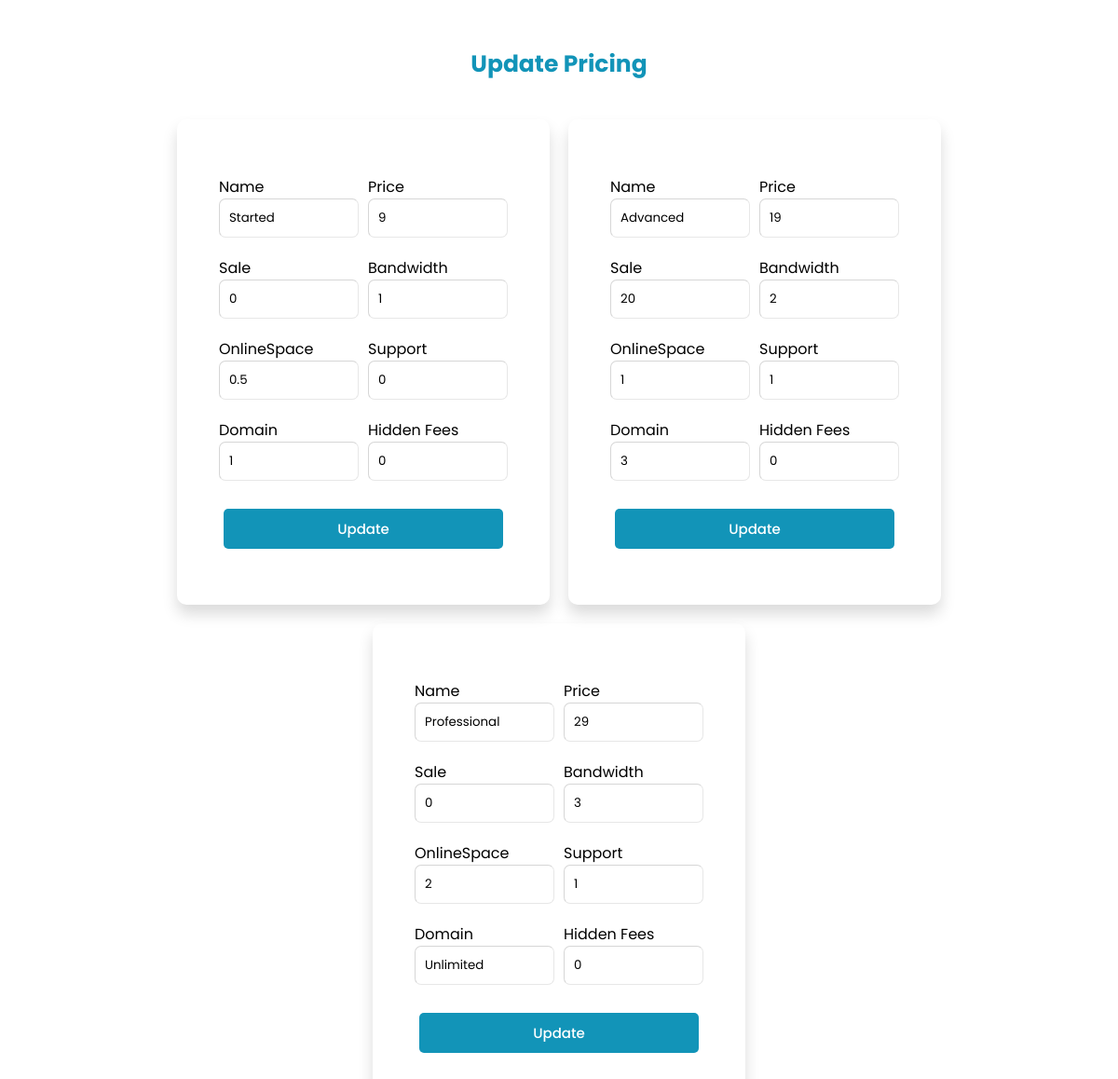
/src/admin.php, run on the app's committed database.
### tables this page shows
CREATE TABLE IF NOT EXISTS `pricing` (
  `id_pricing` int NOT NULL AUTO_INCREMENT,
  `name` varchar(50) NOT NULL,
  `price` float NOT NULL,
  `sale` int NOT NULL,
  `bandwidth` int NOT NULL,
  `onlineSpace` float NOT NULL,
  `support` tinyint NOT NULL,
  `domain` varchar(50) NOT NULL,
  `hiddenFees` tinyint NOT NULL,
  `compteur` int NOT NULL DEFAULT '0',
  PRIMARY KEY (`id_pricing`)
);

### src/db-functions.php (called while the page is built, shortened)
<?php
function connection(){
    try
    {
        $db = new PDO('mysql:host=localhost;dbname=landingpage;charset=utf8', 'root', '');
        return $db;
    }
    catch (Exception $e)
    {
        die('Erreur : ' . $e->getMessage());
    }
}
function getPricings() {
    $db = connection();
    $sqlQuery = 'SELECT * FROM pricing';
    $pricingsStatement = $db->prepare($sqlQuery);
    $pricingsStatement->execute();
    return $pricingsStatement->fetchAll();
}
?>

### src/admin.php (the view, shortened to what this page needs)
<?php
require('db-functions.php');
?>
<!DOCTYPE html>
<html lang="en">
<head>
    <link rel="stylesheet" href="../css/update.css">
</head>
<body>
    <section class="container">
        <div class="pricing-u">
            <div class="text-pricing">
                <h3>Update Pricing</h3>
            </div>
            <div class="cards-pricing">
                <?php
foreach (getPricings() as $pricing) { ?>
                <form action="db-functions.php?id=<?= $pricing['id_pricing'] ?>" method="POST" enctype="multipart/form-data">
                    <div class="card-u">
                        <div class="card-u-center">
                            <div>
                                <label for="name">Name</label>
                                <input type="text" id="name" name="name" value="<?= $pricing['name']?>" autocomplete="off" required>
                            </div>
                            <div>
                                <label for="price">Price</label>
                                <input type="number" min="0" id="price" name="price" value="<?= $pricing['price']?>" autocomplete="off" required>
                            </div>
                            <div>
                                <label for="sale">Sale</label>
                                <input type="number" min="0" id="sale" name="sale" value="<?= $pricing['sale'] ?>" autocomplete="off" required>
                            </div>
                            <div>
                                <label for="bandwidth">Bandwidth</label>
                                <input type="number" min="0" id="bandwidth" name="bandwidth" value="<?= $pricing['bandwidth'] ?>" autocomplete="off" required>
                            </div>
                            <div>
                                <label for="onlinespace">OnlineSpace</label>
                                <input type="number" min="0" step="0.01" id="onlinespace" name="onlinespace" value="<?= $pricing['onlineSpace'] ?>" autocomplete="off" required>
                            </div>
                            <div>
                                <label for="support">Support</label>
                                <input type="number" min="0" max="1" step="1" id="support" name="support" value="<?= $pricing['support'] ?>" autocomplete="off" required>
                            </div>
                            <div>
                                <label for="domain">Domain</label>
                                <input type="text" id="domain" name="domain" value="<?= $pricing['domain'] ?>" autocomplete="off" required>
                            </div>
                            <div>
                                <label for="hiddenfees">Hidden Fees</label>
                                <input type="number" min="0" max="1" step="1" id="hiddenfees" name="hiddenfees" value="<?= $pricing['hiddenFees'] ?>" autocomplete="off" required>
                            </div>
                        </div>
                        <div class="button">
                            <input type="submit" name="submit" id="submit" Value="Update">
                        </div>
                    </div>
                </form>
        <?php
        } ?>
                </div>
            </div>
    </section>
</body>

### css/update.css (style rules this page uses)
* { box-sizing: border-box; margin: 0; padding: 0; font-family: 'Poppins'; }
.container { min-height: 100vh; padding-top: 50px; }
.pricing-u { display: flex; flex-direction: column; align-items: center; justify-content: center; gap: 40px; }
.text-pricing h3 { font-size: 25px; color: #1294b8; }
.cards-pricing { display: flex; flex-wrap: wrap; justify-content: center; gap: 20px; }
.card-u { max-width: 400px; display: flex; flex-direction: column; justify-content: center; align-items: center; gap: 20px; border-radius: 10px; padding: 60px 20px; box-shadow: 0 10px 16px rgba(0, 0, 0, 0.144); }
.card-u-center { display: flex; flex-wrap: wrap; justify-content: center; }
.card-u-center div { display: flex; flex-direction: column; margin-bottom: 10px; }
.card-u-center { display: flex; gap: 10px; }
.card-u-center input { padding: 10px; border-radius: 7px; border-width: 1px; border-color: #80808031; width: 150px; }
.card-u .button input { padding: 10px; width: 300px; font-size: 15px; font-weight: 500; border: none; border-radius: 5px; color: white; background-color: #1294b8; cursor: pointer; transition: 0.4s; }

### data on the page
pricing: name "Started", price "9", sale "0", bandwidth "1", onlinespace "0.5", support "0", domain "1", hiddenfees "0"
pricing: name "Advanced", price "19", sale "20", bandwidth "2", onlinespace "1", support "1", domain "3", hiddenfees "0"
pricing: name "Professional", price "29", sale "0", bandwidth "3", onlinespace "2", support "1", domain "Unlimited", hiddenfees "0"
